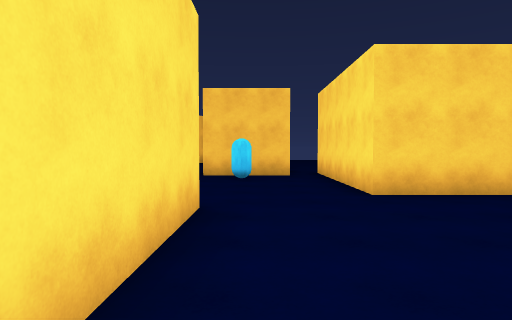
[1] (above)

16 first-person views from a walk through a Unity game level. The camera is 1.5 m above the floor, tilts 2° down and sees 75° across. The floor is counted in squares, 2 m on a side. Each view is taken from the middle of a square. On the plan, view 1 faces up. The plan holds only what a view shows up to about 11 squares ahead; the rest is blank. The player character is not drawn.

[2]
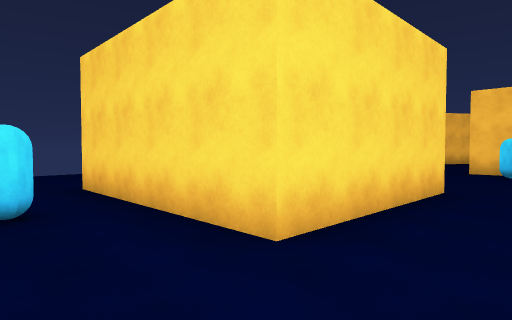

[3]
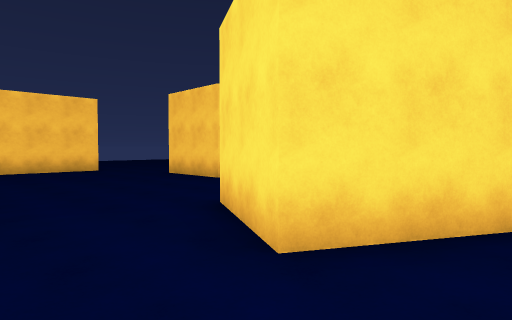

[4]
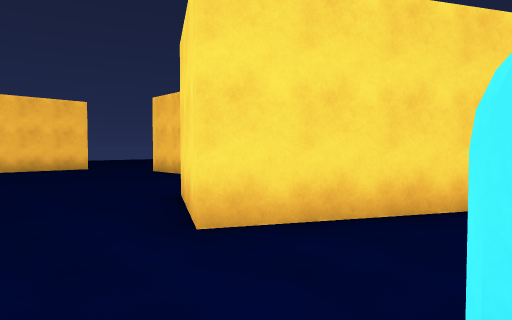

[5]
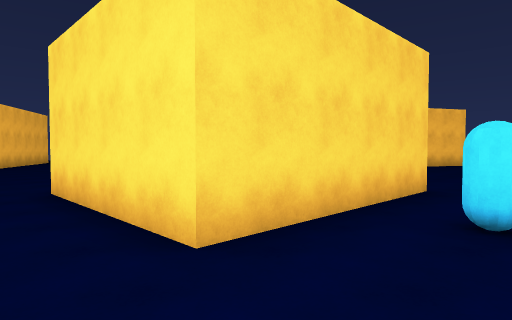

[6]
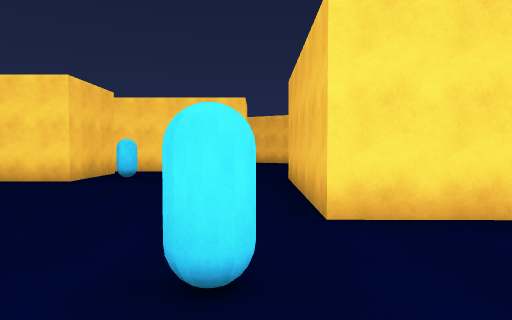

[7]
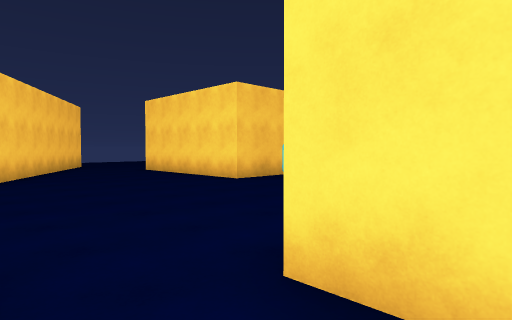

[8]
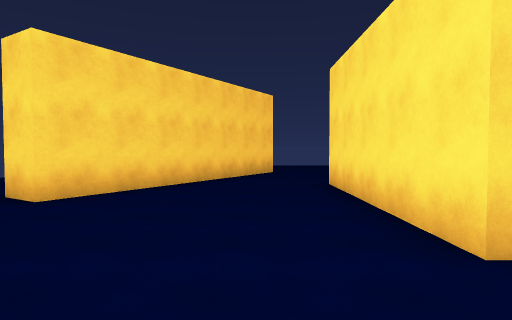

[9]
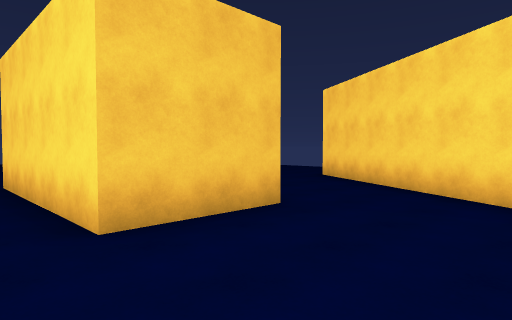

[10]
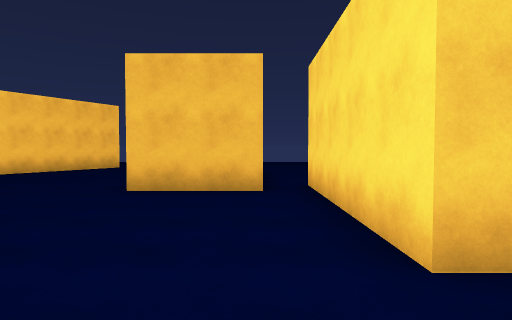

[11]
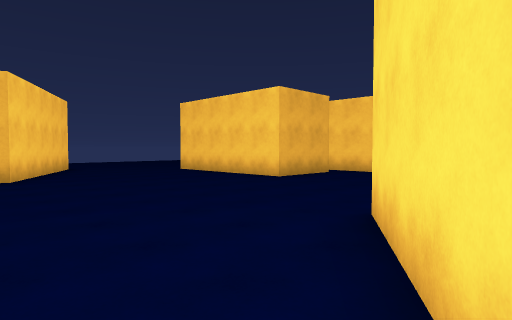

[12]
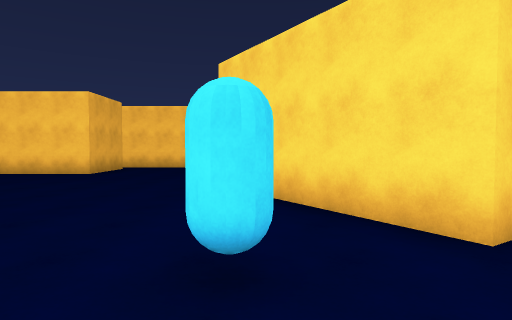

[13]
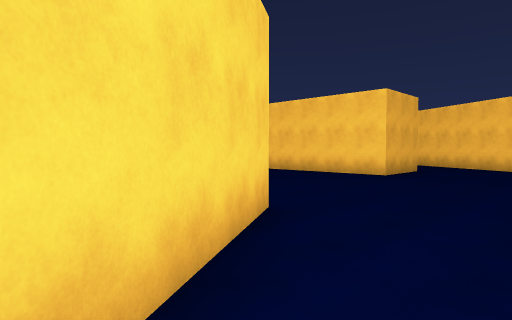

[14]
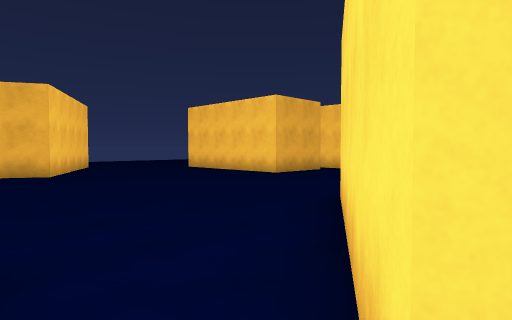

[15]
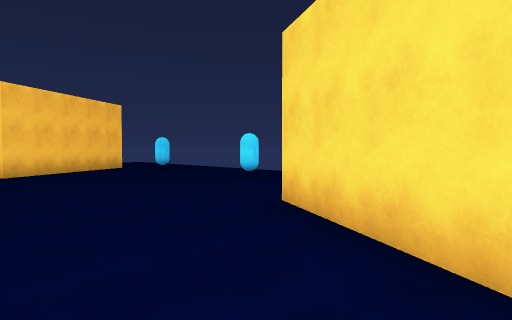

[16]
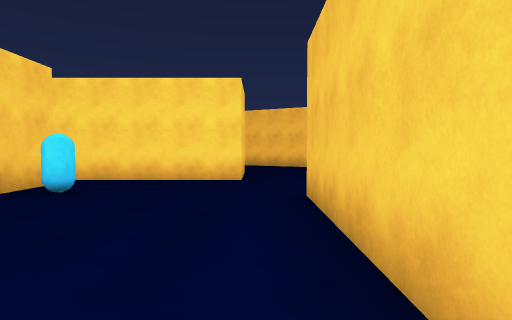

### Floor plan
Points are (right, up) in squares from view 1. A wall is a line through its corners. A room is listed if a view was taken in it or the views show most of it. See-through windows are left out.
Room 1 (views 1, 2, 3, 4, 15)
walls: (3.5, 5.3) (1.9, 5.3); (11.1, 4.7) (9.4, 1.8) (7.3, 3); (-0.7, 4.2) (-0.8, 0) (-5.6, 0.1)
ways out: opening at (-6.5, -1.5) to room 2
objects: capsule (-3, -1); capsule (12, 1)
Room 2 (views 5, 6, 7, 8, 9, 10, 11, 12, 13, 14, 16)
walls: (0.9, 14) (0.9, 9.2) (-1.5, 9.2) (-1.5, 14) (0.9, 14); (6.9, 15.1) (9.9, 17); (1.9, 5.3) (1.9, 10.2) (4.3, 10.2) (4.3, 7.1); (-2.5, 17.5) (-6.1, 11.6) (-6.9, 12.2); (4.4, 5.3) (3.5, 5.3); (7.7, 3.7) (9.7, 7.1) (10.7, 6.6); (11.2, 17.2) (11.5, 16.8) (7.4, 14.3); (-5.6, 0.1) (-5.5, 4.3) (-0.7, 4.2)
ways out: opening at (-6.5, -1.5) to room 1; gap at (0, 9)
objects: capsule (-7, 5); capsule (0, 8)

Positions as (right, up) in squares from view 1, and headings:
1: (0, 0), facing up
2: (1, -2), facing up-left
3: (11, 0), facing up-left
4: (12, 0), facing up-left
5: (-7, -2), facing up-right
6: (-9, 5), facing right
7: (-7, 3), facing up-right
8: (-3, 7), facing up
9: (2, 17), facing down-left
10: (2, 16), facing down
11: (11, 16), facing down-left
12: (14, 15), facing left
13: (10, 18), facing down-left
14: (12, 17), facing down-left
15: (6, 4), facing up-right
16: (-6, 5), facing right
